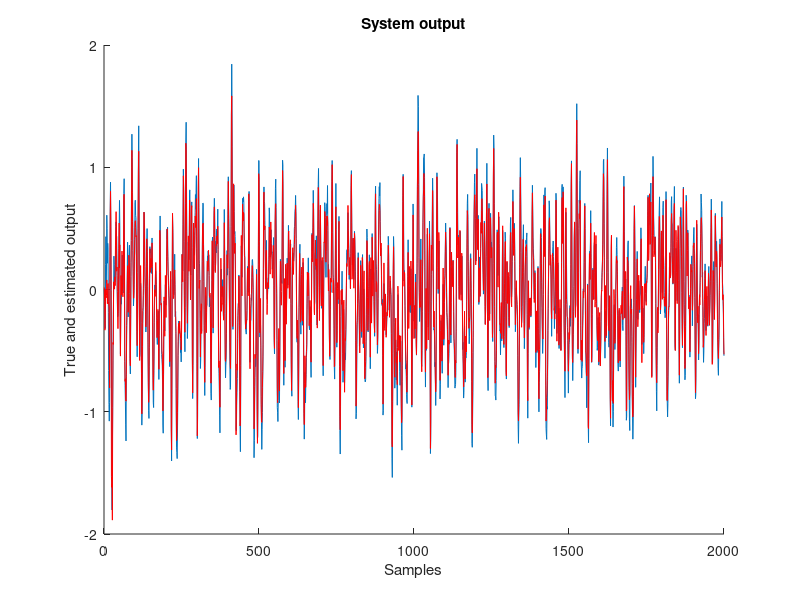
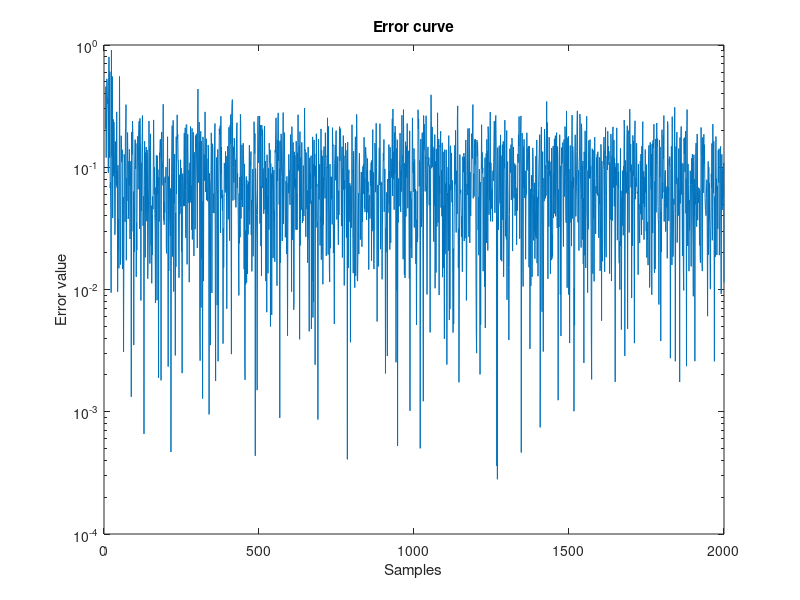
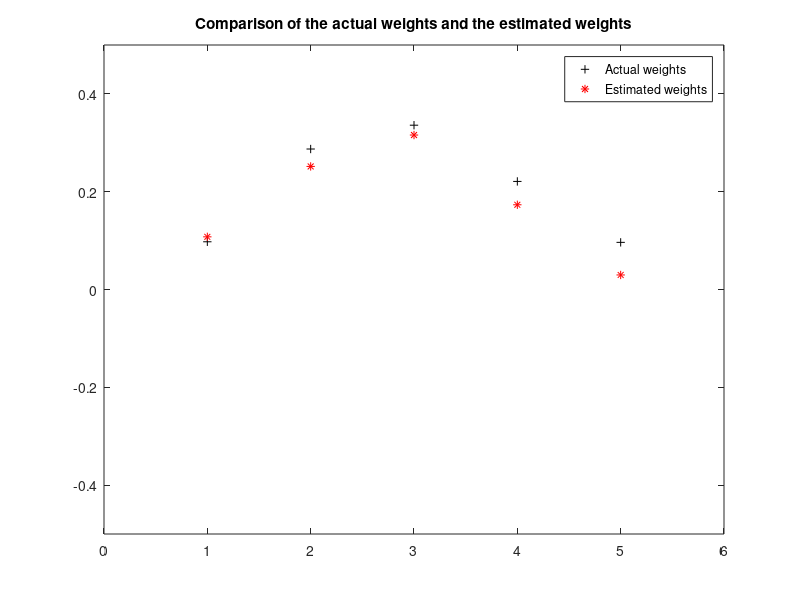

Reproduce these figures in MATLAB, in order.
clear all
close all
hold off
%channel system order
sysorder = 5 ;
% Number of system points
N=2000;
inp = randn(N,1);
n = randn(N,1);
[b,a] = butter(2,0.25);
Gz = tf(b,a,-1);
%This function is submitted to make inverse Z-transform (Matlab central file exchange)
%The first sysorder weight value
%h=ldiv(b,a,sysorder)';  %download and uncomment to get h matrix
% if you use ldiv this will give h :filter weights to be
h=  [0.0976;
    0.2873;
    0.3360;
    0.2210;
    0.0964;];
y = lsim(Gz,inp);
%add some noise
n = n * std(y)/(10*std(n));
d = y + n;
totallength=size(d,1);
%Take 60 points for training
N=60 ;	
%begin of algorithm
w = zeros ( sysorder  , 1 ) ;
for n = sysorder : N 
	u = inp(n:-1:n-sysorder+1) ;
    y(n)= w' * u;
    e(n) = d(n) - y(n) ;
% Start with big mu for speeding the convergence then slow down to reach the correct weights
%      if n < 20
%          mu=2;
%      else
%          mu=0.5;
%      end
% Use adaptive step to reach the solution faster mu = 0.95 * 2/M*r(0)
    mu=0.95*2/(5*(0.001+var(u)));
% alpha = 0.01     
	w = w + mu/(0.001+u'*u ) * u * e(n) ;
end 
%check of results
for n =  N+1 : totallength
	u = inp(n:-1:n-sysorder+1) ;
    y(n) = w' * u ;
    e(n) = d(n) - y(n) ;
end 
hold on
plot(d)
plot(y,'r');
title('System output') ;
xlabel('Samples')
ylabel('True and estimated output')
figure
semilogy((abs(e))) ;
title('Error curve') ;
xlabel('Samples')
ylabel('Error value')
figure
plot(h, 'k+')
hold on
plot(w, 'r*')
legend('Actual weights','Estimated weights')
title('Comparison of the actual weights and the estimated weights') ;
axis([0 6 -0.5 0.5]);